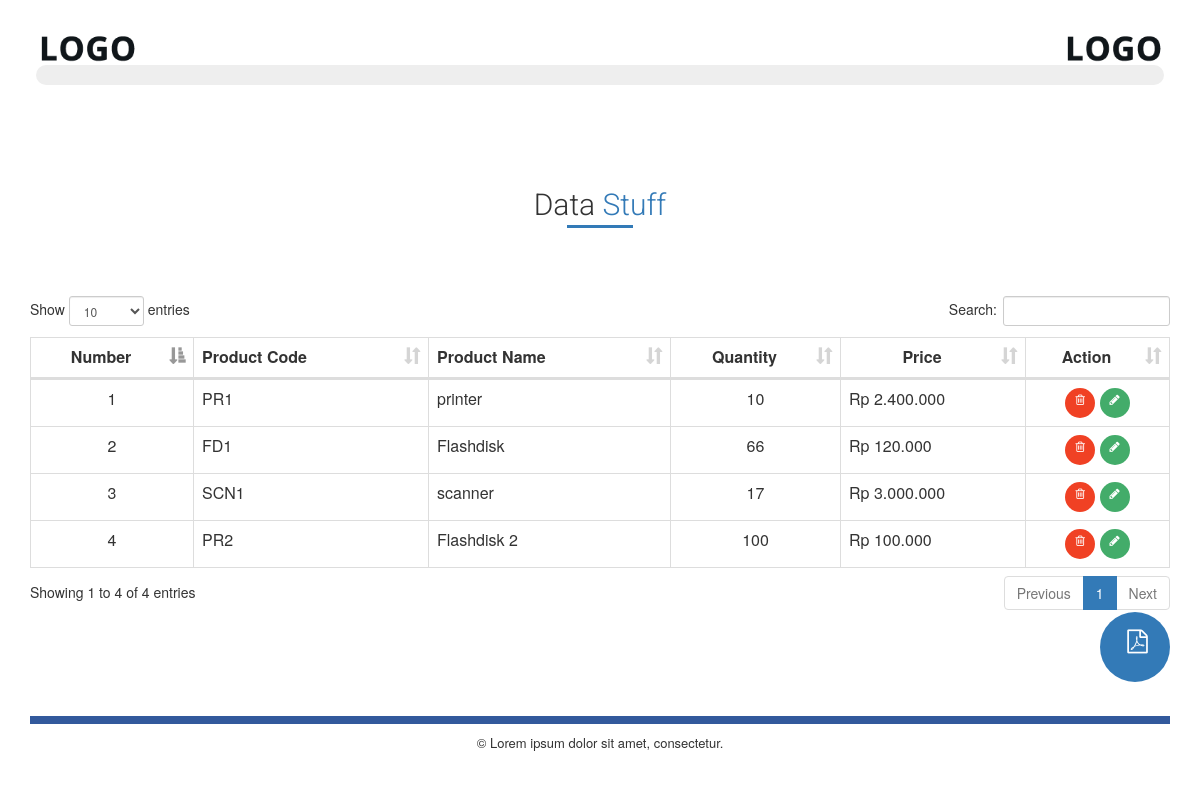
Screenshot of /stuff.php with the database file from the repository.
### tables this page shows
CREATE TABLE `product` (
  `id` int(11) NOT NULL,
  `product_code` varchar(550) NOT NULL,
  `product_name` varchar(550) NOT NULL,
  `kategori` varchar(255) NOT NULL,
  `cocok` varchar(255) NOT NULL,
  `product_desc` varchar(255) NOT NULL,
  `product_img_name` varchar(100) NOT NULL,
  `qty` int(5) NOT NULL,
  `price` bigint(20) NOT NULL
);

### stuff.php (the view, shortened to what this page needs)
<?php
  include 'config.php';
  include 'header.php';
?>
      <div class="container">
          <div class="judul-content">
            <center><h2 style="margin-top: 9%; margin-bottom: 6%;">Data <span>Stuff</span></h2></center>
          </div>
          <table class="table table-hover table-responsive table-bordered" id="dataTabel">
            <thead>
              <tr>
                <th class="text-center"> Number </th>
                <th> Product Code </th>
                <th> Product Name </th>
                <th><center> Quantity </center></th>
                <th class="text-center"> Price </th>
                <th><center> Action </center></th>
              </tr>
            </thead>
            <tbody>
        <?php
            $result = $mysqli->query("SELECT id, product_code, product_name, qty, price,product_img_name FROM product");
            $i = 1;
            if($result){
              while($obj = $result->fetch_object()) {
                echo "
                    <tr>
                    <input type='hidden' name='id' value=".$obj->id." />
                    <td class='text-center'>".$i."</td>
                    <td>".$obj->product_code."</td>
                    <td>".$obj->product_name."</td>
                    <td><center>".$obj->qty."</center></td>
                    <td> Rp ".number_format($obj->price, 0, ',', '.')."</td>
                    <td><center><a class='btn btn-merah btn-circle' style='padding:5px;' href='delete.php?id=".$obj->id."&code=".$obj->product_code."' OnClick=\"return confirm('Are You Sure Want to delete?');\"><span class='fa fa-trash-o'></span></a>
                        <a class='btn btn-ijo btn-circle' style='padding:5px;' href='edit.php?id=".$obj->id."&code=".$obj->product_code."'><span class='fa fa-pencil'></span></a></center></td>
                    </tr> ";
            $i++;
              }
            }
        ?>
        </tbody>
          </table>
            <a href="laporan_stuff_pdf.php" class="btn btn-biru btn-circle btn-xl" style="float: right;" target="_blank"><span class="fa fa-file-pdf-o" style="margin-left: 5px;"></span></a>
      </div>
<?php include 'footer.php'; ?>

### header.php (shortened to what this page needs)
<!DOCTYPE html>
<html class="no-js" lang="en">
  <head>
    <link rel="stylesheet" type="text/css" href="asset/css/bootstrap.min.css">
    <link rel="stylesheet" type="text/css" href="asset/DataTables/datatables.min.css">
    <link rel="stylesheet" type="text/css" href="asset/css/font-awesome.min.css">
    <link rel="stylesheet" href="asset/css/style.css" />
    <link rel="stylesheet" href="asset/datepicker/css/bootstrap-datetimepicker.min.css">
  </head>
  <body>
  <div class="container">
  <br>
  <header>
    <img src="asset/images/logo.png"; style="width: 10%;" />
    <img src="asset/images/logo.png"; style="width: 10%;float: right;" />
  <center><div class="box"></div></center>
</header>
</div>
<body>

### footer.php (shortened to what this page needs)
<div class="container">
<footer style="margin-top: 3%;">
  <div class="box2"></div>
  <center><p class="tulisan-footer">&copy; Lorem ipsum dolor sit amet, consectetur.</p></center>
</footer>
</div>
</body>
</html>

### asset/css/style.css (style rules this page uses)
.box { margin-top: -12px;border-radius: 10px;width: 99%;height: 20px;background-color: #eee; }
.box2 { height: 8px;background-color: #32599C;margin-bottom: 10px; }
.tulisan-footer { font-size: 13px; }
.btn-ijo { background: #43ac6a;color: #fff;border-radius: 0; }
.btn-merah { background: #f04124;color: #fff;border-radius: 0; }
.btn-biru { background: #337ab7;color: #fff;border-radius: 0; }
.judul-content h2 { display: inline-block;position: relative;font-family: 'Roboto';font-weight: 300;margin-top: 5%;margin-bottom: 3%; }
.judul-content span { color: #337ab7; }
.judul-content h2:after { content: '';display: block;margin: auto;height: 3px;width: 50%;background:#337ab7;margin-top: 3%; }
.btn-circle { width: 30px;height: 30px;padding: 6px 0;border-radius: 15px;text-align: center;font-size: 12px;line-height: 1.428571429; }
.btn-circle.btn-xl { width: 70px;height: 70px;padding: 16px 0;border-radius: 35px;font-size: 24px;line-height: 1.33; }

### rows the page displays
product: product_code "PR1", product_name "printer", qty "10", price "2.400.000"
product: product_code "FD1", product_name "Flashdisk", qty "66", price "120.000"
product: product_code "SCN1", product_name "scanner", qty "17", price "3.000.000"
product: product_code "PR2", product_name "Flashdisk 2", qty "100", price "100.000"
